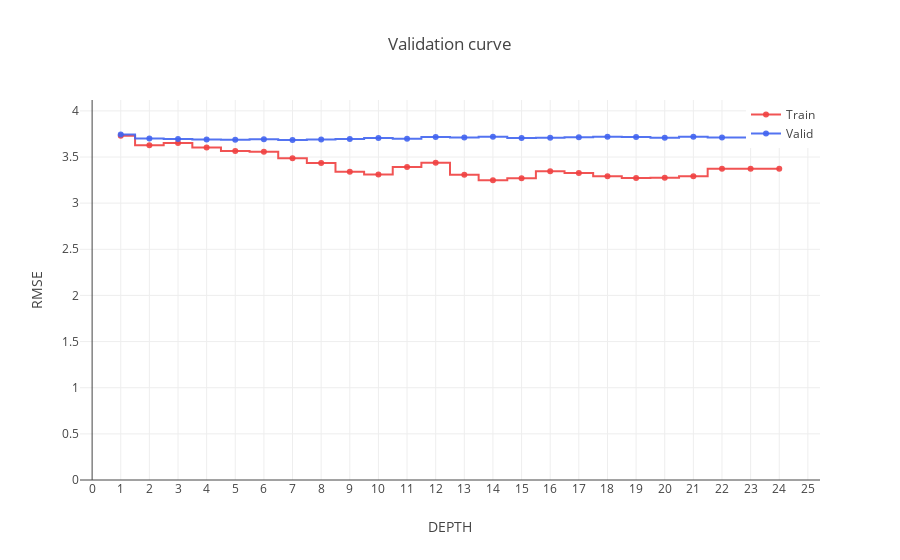

Notebook code for this chart:
### Markdown cell above
## 10.1 Looking for the best depth

### Code cell
%%time

train_results = []
valid_results = []

depths = range(1, 25, 1)

for d in tqdm_notebook(depths):

    model = lgb.LGBMModel(
        boosting_type='gbdt',
        num_leaves=180,
        max_depth=d,
        learning_rate=.1,
        n_estimators=10000,
        sumsample_for_bin=2000000,
        objective='regression',
        class_weight=None,
        min_split_gain=.0,
        min_child_weight=.001,
        min_child_samples=20,
        subsample=1.0,
        subsample_freq=0,
        colsample_bytree=.75,
        reg_alpha=0.0,
        reg_lambda=0.0,
        random_state=random_state,
        n_jobs=n_threads,
        silent=True,
        ##**kwargs:
    #Core Parameters
        #config=,
        task='train',
        #objective='regression',
        #boosting='gbdt',
        #data='',
        #valid='',
        #num_iterations=100000,
        #learning_rate=.01,
        #num_leaves=180, #2^max_depth*70%
        #tree_learner=serial,
        num_threads=n_threads,
        device_type='cpu',
        #seed=random_state,
    #Learning Control Parameters
        #max_depth=8,
        min_data_in_leaf=20,
        min_sum_hessian_in_leaf=1e-3,
        bagging_fraction=.75,
        bagging_freq=2,
        bagging_seed=random_state,
        feature_fraction=.75,
        feature_fraction_seed=random_state,
        #early_stopping_rounds=100,
        max_delta_step=0.0,
        #lambda_l1=0.0,
        #lambda_l2=0.0,
        min_gain_to_split=0.0,
        #drop_rate=.1, #dart
        #max_dop=50, #dart
        #skip_drop=.5, #dart
        #xgboost_dart_mode=False, #dart
        #uniform_drop=False, #dart
        #drop_seed=random_state, #dart
        #top_rate=.2, #goss
        #oter_rate=.1, #goss
        min_data_per_group=100,
        max_cat_threshold=32,
        cat_l2=10.0,
        cat_smooth=10.0,
        max_cat_to_onehot=4,
        #top_k=20, #parallel
        monotone_constraints=None,
        feature_contri=None,
        forcedsplits_filename='',
        refit_decay_rate=.9,
    #IO Parameters
        verbosity=1,
        max_bin=256,
        min_data_in_bin=3,
        bin_construct_sample_cnt=200000,
        histogram_pool_size=-1.0,
        data_random_seed=random_state,
        #output_model=LightGBM_mode.txt, #model
        snapshot_freq=-1,
        #input_model=, #model
        #output_result=LightGBM_predict_result.txt, #model
        iniscore_filename='',
        valid_data_iniscore='',
        pre_partition=False,
        enable_bundle=True,
        max_conflict=0.0,
        is_enable_sparse=True,
        sparse_threshold=.8,
        use_missing=True,
        zero_as_missing=True,
        two_round=False,
        save_binary=False,
        enable_load_from_binary_file=True,
        header=False,
        #label_column='',
        #weight_columns='',
        #group_column='',
        #ignore_columns='',
        #categorial_feature='', #train
        #predict_raw_score=False, #predict
        #predict_leaf_index=False, #predict
        #predict_contrlib=False, #predict
        #num_iterations_predict=-1, #predict
        #pred_early_stop=False, #predict
        #pred_early_stop_freq=10, #predict
        #pred_early_stop_margin=10.0, #predict
        #convert_model_language=, #convert_model
        #convert_model=gbdt_prediction_cpp, #convert_model
    #Objective Parameters
        #num_class=1, #multi_class
        #is_unbalanced=False, #binary
        #scale_pos_weight=1.0, #binary
        #sigmoid=1.0, #binary
        boost_from_average=True,
        reg_sqrt=False,
        alpha=.9,
        fair_c=1.0,
        poisson_max_delta_step=.7,
        tweedie_variance_power=1.5,
        #max_position=20, #lambdarank
        #label_gain=0,1,3,7,15,31,63,...,2^30-1, #lambdarank
    #Metric Parameters
        metric='l2_root',
        metric_freq=1,
        is_provide_training_metric=False,
    #Network Parameters
        num_machines=1,
        local_listen_port=12400,
        #time-out=120,
        machine_list_filename='',
        machines='',
    #GPU Parameters
        gpu_platform_id=0,
        gpu_device_id=0,
        gpu_use_dp=True
    )

    model.fit(
        X=train_lgb.data,
        y=train_lgb.get_label(),
        sample_weight=None,
        init_score=None,
        group=None,
        eval_set=[(train_lgb.data, train_lgb.get_label()), (valid_lgb.data, valid_lgb.get_label())],
        eval_names=None,
        eval_sample_weight=None,
        eval_class_weight=None,
        eval_init_score=None,
        eval_group=None,
        eval_metric='l2',
        early_stopping_rounds=100,
        verbose=100,
        feature_name=feat[:-1],
        categorical_feature=cat_feat,
        callbacks=None
    )
    
    y_pred_train = model.predict(
        X=train_lgb.data,
        raw_score=False,
        num_iteration=None,
        pred_leaf=False,
        pred_contrib=False
    )

    y_pred_test = model.predict(
        X=test_lgb.data,
        raw_score=False,
        num_iteration=None,
        pred_leaf=False,
        pred_contrib=False
    )
    
    train_results.append(rmse(train_lgb.get_label(), y_pred_train))
    valid_results.append(rmse(test_lgb.get_label(), y_pred_test))
    
plot_vc([d for d in depths], train_results, valid_results)

### Figure 1 — Plotly figure (JSON) as saved in the notebook; plotly's stock layout.template omitted (floating-point values rounded to 4 significant figures)
{"data": [{"connectgaps": true, "line": {"color": "rgba(240, 65, 65, .9)", "shape": "hvh"}, "mode": "lines+markers", "name": "Train", "type": "scatter", "uid": "e1f06449-44a2-4ac7-90af-21524fcbe233", "x": [1, 2, 3, 4, 5, 6, 7, 8, 9, 10, 11, 12, 13, 14, 15, 16, 17, 18, 19, 20, 21, 22, 23, 24], "y": [3.73, 3.628, 3.651, 3.602, 3.564, 3.557, 3.485, 3.434, 3.341, 3.31, 3.392, 3.439, 3.307, 3.249, 3.27, 3.345, 3.326, 3.292, 3.273, 3.276, 3.291, 3.372, 3.372, 3.372]}, {"connectgaps": true, "line": {"color": "rgba(65, 100, 240, .9)", "shape": "hvh"}, "mode": "lines+markers", "name": "Valid", "type": "scatter", "uid": "f46137fc-72a4-479c-8d98-00a1b25ab279", "x": [1, 2, 3, 4, 5, 6, 7, 8, 9, 10, 11, 12, 13, 14, 15, 16, 17, 18, 19, 20, 21, 22, 23, 24], "y": [3.743, 3.699, 3.694, 3.689, 3.687, 3.692, 3.684, 3.688, 3.695, 3.705, 3.699, 3.716, 3.712, 3.72, 3.706, 3.71, 3.715, 3.718, 3.718, 3.708, 3.719, 3.712, 3.712, 3.712]}], "layout": {"legend": {"x": 0.9, "y": 1}, "showlegend": true, "title": {"text": "Validation curve"}, "xaxis": {"dtick": 1, "title": {"text": "DEPTH"}}, "yaxis": {"autorange": false, "range": [0, 4.118], "title": {"text": "RMSE"}}}}
